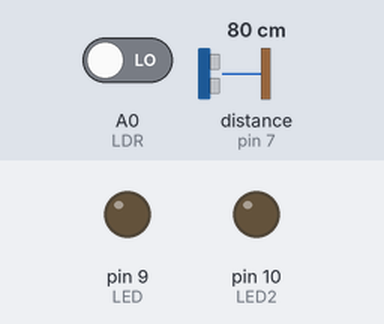
Recording of a sketch running on a simulated Arduino Uno, built with avr-gcc and run on an emulated ATmega328P. Shown: output pins drawn as LEDs (lit = HIGH). Inputs (shaded band) come from the test bench; at power-on: A0 (LDR) LOW, distance to the obstacle (sensor on pin 7) 80 cm. The echo pulse lasts 58.3 µs per cm; pins used as bus, display or sensor lines are not drawn.

Above: at 2.9 s.
3.0 s: A0 (LDR) driven HIGH
At 3.8 s:
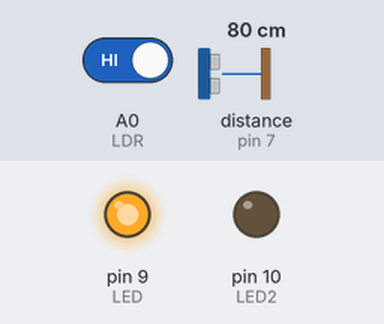
4.6 s: distance to the obstacle (sensor on pin 7) set to 96 cm
6.5 s: distance to the obstacle (sensor on pin 7) set to 105 cm
At 9.1 s:
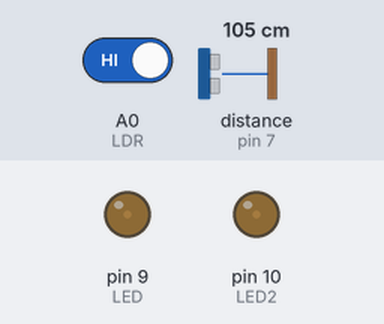
9.9 s: A0 (LDR) driven LOW
At 11.4 s:
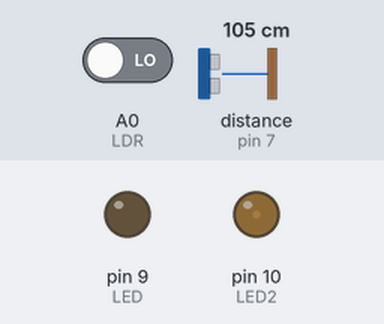
Timing chart, 0 to 13.1 s (numbered marks = the images above; inputs shaded):
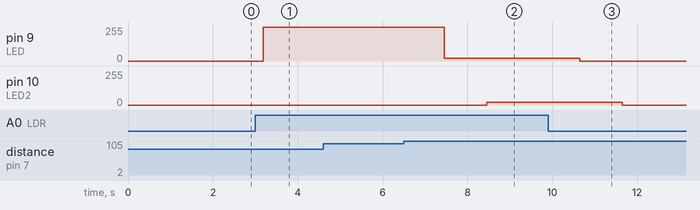

Measured:
- the behaviour switches between 100 and 101 cm on distance to the obstacle (sensor on pin 7) (found by bisection; images 1 and 2)
- after the input at 3.0 s, pin 9 (LED): 0/255 → 255/255 after 0.19 s
- after the input at 4.6 s, every drawn part: stays the same
- after the input at 6.5 s, pin 9 (LED): 255/255 → 20/255 after 0.95 s; pin 10 (LED2): 0/255 → 20/255 after 2.0 s
- after the input at 9.9 s, pin 9 (LED): 20/255 → 0/255 after 0.75 s; pin 10 (LED2): 20/255 → 0/255 after 1.7 s

The sketch:

smart_street_lights.ino
```cpp
int const trigPin = 4;
int const echoPin = 7;
int const LED = 9;
int const LDR = A0;
int const LED2 = 10;
void setup()
{
pinMode(trigPin, OUTPUT); // trig pin will have pulses output
pinMode(echoPin, INPUT); // echo pin should be input to get pulse width
pinMode(LED,OUTPUT);


}
void loop()
{
  int value=digitalRead(LDR);
  if(value==HIGH)
  {
    int duration, distance;
  digitalWrite(trigPin, HIGH);
delay(1);
digitalWrite(trigPin, LOW);
duration = pulseIn(echoPin, HIGH);
distance = (duration/2) / 29.1;
// if distance less than 0.5 meter and more than 0 (0 or less means over range)
if (distance <= 100 && distance >= 0)
{
// Glow
digitalWrite(LED, HIGH);
delay(1000);
digitalWrite(LED2,HIGH);
} else {
// Glow dim
analogWrite(LED,20);
delay(1000);
analogWrite(LED2,20);
}
  }
 else
 {
  digitalWrite(LED, LOW);
  delay(1000);
  digitalWrite(LED2, LOW);
 }
delay(60);
}
```
